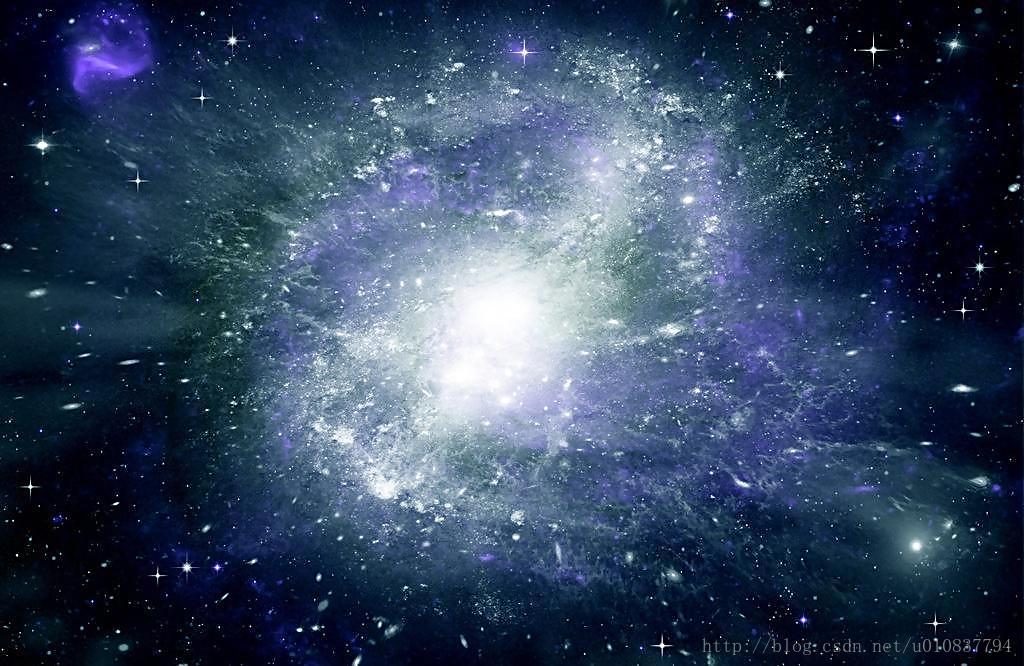
#> input picture test.jpg, 1024 x 666 px, found by its file name
$ python filter2D.py
#> lines starting #> are read from the running program, lines starting #| are printed output that depends on the picture
# -*- coding:utf-8 -*-
import cv2
import numpy as np
import matplotlib.pyplot as plt

img = cv2.imread("F:/git/tomato/test.jpg",0)
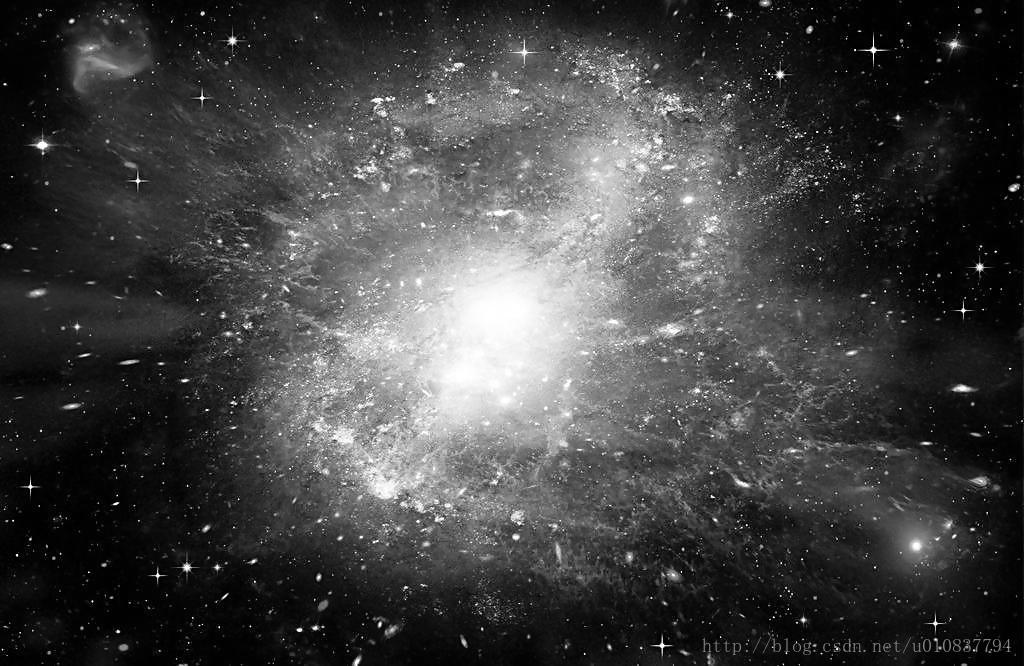
#> img: shape (666, 1024); min 0, max 255, mean 65.9
img1 = np.float32(img)
kernel = np.ones((5,5),np.float32)/25

dst = cv2.filter2D(img1,-1,kernel)
plt.subplot(121),plt.imshow(img1,'gray')
plt.subplot(122),plt.imshow(dst,'gray')
plt.show()
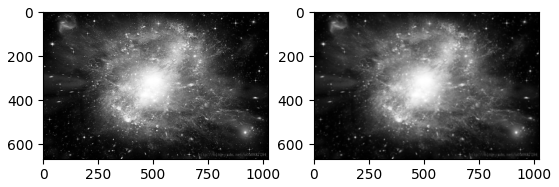
#> figure drawn by matplotlib, 2 panels
